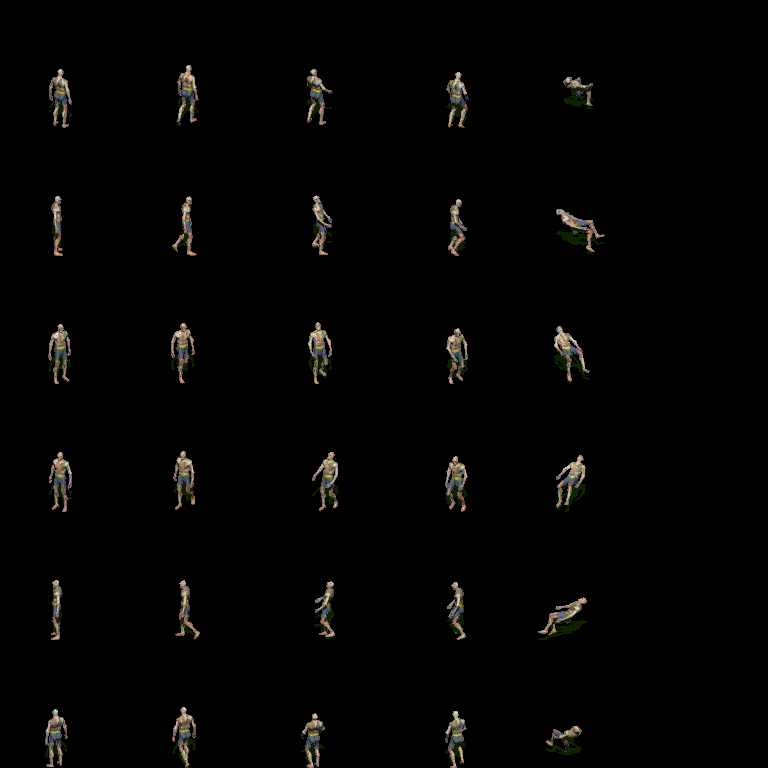

Rendered tile map (Tiled .tmx) drawn with the repository's tilesets; below, a short description and the map source with its tile grids summarised:
An orthogonal 6x6 tile map with 128x128 px tiles, 1 tile layer (Capa de Patrones 1).

<map version="1.2" tiledversion="1.2.4" orientation="orthogonal" renderorder="right-down" width="6" height="6" tilewidth="128" tileheight="128" infinite="0" nextlayerid="2" nextobjectid="1">
 <tileset firstgid="1" source="Ghouls_Gatherer.tsx" />
 <layer id="1" name="Capa de Patrones 1" width="6" height="6">
  <data>[36 cells, 30 non-empty, 30 distinct tile ids]</data>
 </layer>
</map>
